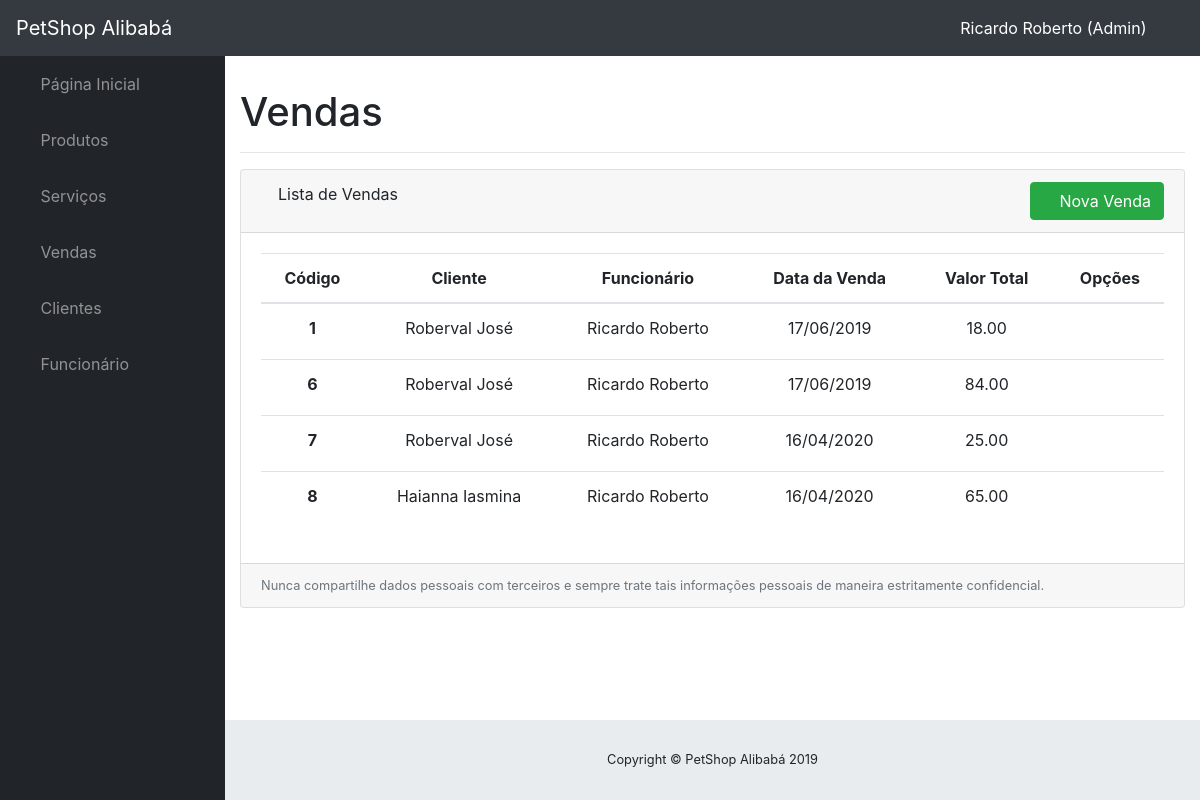
The app's page /vendas/ (signed in), older data.
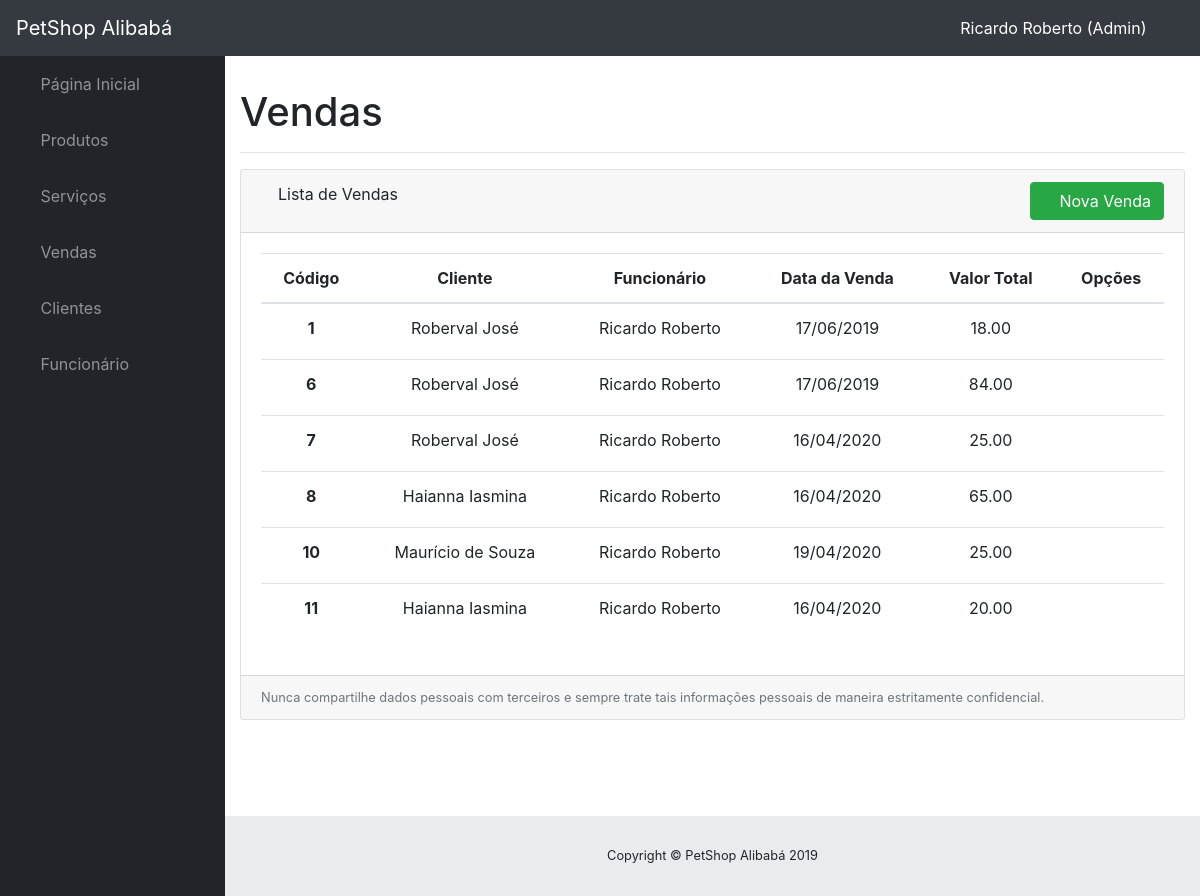
The same page, newer data.
### vendas/models.py (models this page shows, shortened)
class Vendas(models.Model):
    date = models.DateTimeField('Data da venda')
    funcionario = models.ForeignKey(User, verbose_name='Funcionário', on_delete=models.CASCADE)
    cliente = models.ForeignKey(Cliente, verbose_name='Cliente', on_delete=models.CASCADE)
    itens = models.ManyToManyField(ItemComprado, blank=True)
    valor_total = models.DecimalField(max_digits=8, decimal_places=2, default=0)
    forma_pagamento = models.CharField('Forma de Pagamento', max_length=20, choices=(
        ('D', 'Dinheiro'), ('CC', 'Cartão de Crédito'), ('CD', 'Cartão de Débito')), default=('D', 'Dinheiro'))
    objects = VendasManager()
    class Meta:
        verbose_name = 'Venda'
        verbose_name_plural = 'Vendas'

### clientes/models.py (models this page shows, shortened)
class Cliente(models.Model):
    name = models.CharField('Nome completo', max_length=100, blank=False)
    cpf = models.CharField('CPF', max_length=15, blank=False, unique=True, null=False)
    telephone = models.CharField('Telefone', max_length=12, blank=False, null=True)
    rua = models.CharField('Rua', max_length=200, blank=True, null=True)
    cep = models.CharField('CEP', max_length=9, blank=True, null=True)
    bairro = models.CharField('Bairro', max_length=30, blank=True, null=True)
    cidade = models.CharField('Cidade', max_length=20, blank=True, null=True)
    numero = models.CharField('Número', max_length=5, blank=True, null=True)
    complemento = models.CharField('Complemento', max_length=20, blank=True, null=True)
    date_of_birth = models.DateField('Data de nascimento', blank=True, null=True)
    objects = ClienteManager()
    def __str__(self):
        return self.name
    class Meta:
        verbose_name = 'Cliente'
        verbose_name_plural = 'Clientes'
        ordering = ['name']

### funcionarios/models.py (models this page shows, shortened)
class User(AbstractBaseUser, PermissionsMixin):
    username = models.CharField('Nome de usuário', max_length=30, null=True, blank=True)
    email = models.EmailField('E-mail', unique=True, blank=False)
    name = models.CharField('Nome completo', max_length=100, blank=False, validators=[validators.RegexValidator(re.compile('^[a-zA-Z ]+$'),
            'Nome completo só pode conter letras', 'invalid')])
    is_active = models.BooleanField('Está ativo?', blank=True, default=True)
    is_staff = models.BooleanField('É da equipe?', blank=True, default=False)
    password1 = models.CharField('', max_length=30)
    password2 = models.CharField('Confirmação de Senha', max_length=30)
    creation_date = models.DateTimeField(auto_now_add=True)
    objects = UserManager()
    USERNAME_FIELD = 'email'  # field de login
    REQUIRED_FIELDS = ['username']  # criacao de super user
    def __str__(self):
        return self.name
    class Meta:
        verbose_name = 'Funcionário'
        verbose_name_plural = 'Funcionários'
        ordering = ['name']

### vendas/views.py (the view)
# urls.py: path('', views.vendas_list, name='vendas_list'),
@login_required(login_url='/')
def vendas_list(request):
    template_name = 'vendas/vendas_list.html'
    context = {}
    storaged = messages.get_messages(request)
    vendas = Vendas.objects.all()
    context['vendas'] = vendas
    context['messages'] = storaged
    return render(request, template_name, context)

### vendas/templates/vendas/vendas_list.html (shortened to what this page needs)
{% extends 'base.html' %}
{% block content %}
    <div id="content-wrapper">
        <div class="container-fluid">
        <h1>Vendas</h1>
        <hr>
        <div class="card mb-3">
          <div class="card-header">
            <i class="fas fa-table"></i>
            Lista de Vendas
            <div class="float-right float-sm-right float-md-right float-lg-right float-xl-right">
                <a href="{% url 'cadastrar_vendas' %}" class="btn btn-success btn-icon-split ">
                <span class="icon text-white-50">
                  <i class="fas fa-shopping-cart"></i>
                </span>
                <span class="text">Nova Venda</span>
                </a>
            </div>
          </div>
          <div class="card-body">
            <div class="table-responsive">
              <table class="table table-hover" id="dataTable" width="100%" cellspacing="0">
                <thead>
                  <tr>
                    <th><center>Código</center></th>
                    <th><center>Cliente</center></th>
                    <th><center>Funcionário</center></th>
                    <th><center>Data da Venda</center></th>
                    <th><center>Valor Total</center></th>
                    <th><center>Opções</center></th>
                  </tr>
                </thead>
                <tbody>
                {% for venda in vendas %}
                <tr>
                    <th><center>{{ venda.id }}</center></th>
                    <td><center>{{ venda.cliente }}</center></td>
                    <td><center>{{ venda.funcionario }}</center></td>
                    <td><center>{{ venda.date | date:"d/m/Y" }}</center></td>
                    <td><center>{{ venda.valor_total }}</center></td>
                <td>
                    <center><a href="{% url 'cupom_fiscal' venda.pk %}" class="btn btn-circle btn-sm" target="_blank"><i class="fas fa-file-alt"></i></a></center>
                </td>
                </tr>
                {% endfor %}
                </tbody>
              </table>
            </div>
          </div>
          <div class="card-footer small text-muted">Nunca compartilhe dados pessoais com terceiros e sempre trate tais informações pessoais de maneira estritamente confidencial.</div>
        </div>
        </div>
    </div>
{% endblock %}

Row changes from the older to the newer data that the page shows:
added Vendas: id "10", cliente "Maurício de Souza", funcionario "Ricardo Roberto", date "19/04/2020", valor_total "25.00"
added Vendas: id "11", cliente "Haianna Iasmina", funcionario "Ricardo Roberto", date "16/04/2020", valor_total "20.00"
